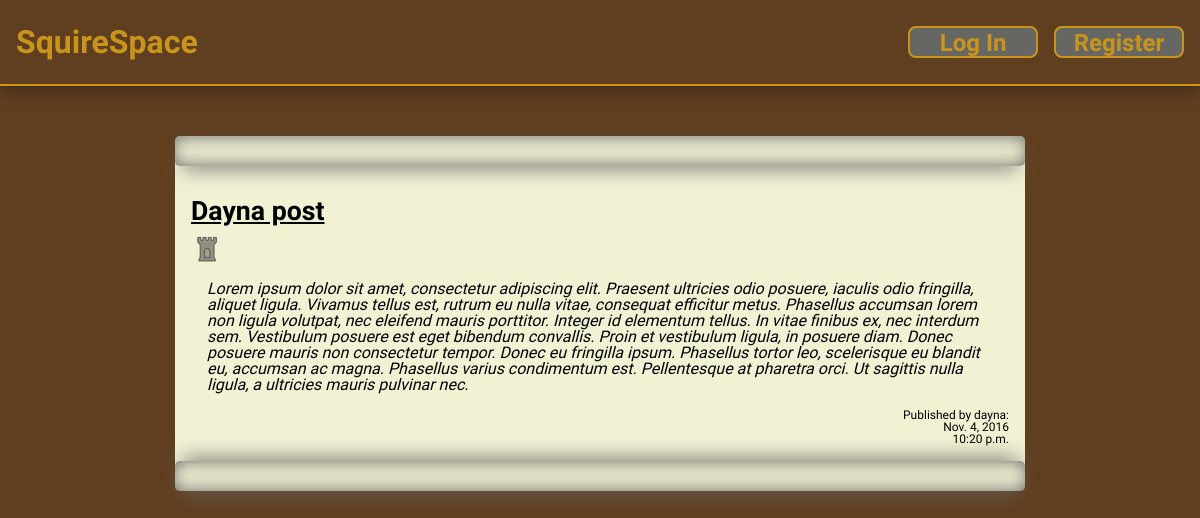
/post/38/, run on an earlier commit of the app's database.
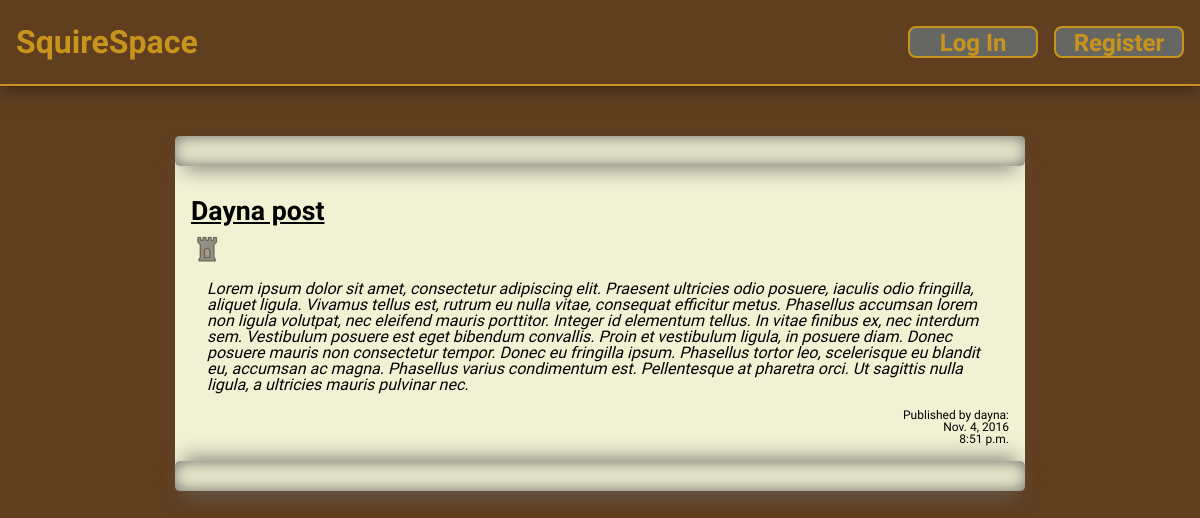
And on a later commit of the database.
### blog/models.py (models this page shows, shortened)
class Post(models.Model):
	author = models.ForeignKey('auth.User')
	title = models.CharField(max_length=200)
	text = models.TextField()
	created_date = models.DateTimeField(
		default=timezone.now)
	published_date = models.DateTimeField(
		blank = True, null = True)
	image = models.ImageField(upload_to='',default='default.png', blank=True)

### blog/views.py (the view)
# urls.py: url(r'^post/(?P<pk>\d+)/$', views.post_detail, name='post_detail'),
def post_detail(request, pk):
    post = get_object_or_404(Post, pk=pk)
    if request.method == "POST":
        form = CommentForm(request.POST)
        if form.is_valid():
            comment = form.save(commit=False)
            comment.post = post
            comment.author = request.user
            comment.save()
            return redirect('post_detail', pk=post.pk)
    else:
        form = CommentForm()
    return render(request, 'blog/post_with_comments.html', {'form': form,'post': post})

### blog/templates/blog/post_with_comments.html (shortened to what this page needs)
{% extends 'blog/base.html' %}
{% block content %}
{% load staticfiles %}
    <div class="post-page">
        <div class="post">
            <div class="post-roll post-header"></div>
            <div class="post-content">
            <h1 class="post-title">{{ post.title }}</h1>
            <img class="post-image image" src="/media/{{ post.image }}">
            <p class="post-text">{{ post.text|linebreaksbr }}</p>
            <p class="post-publish-info">Published by {{ post.author }}:</br>{{ post.published_date.date }}</br>{{ post.published_date.time }}</p>
        </div>
            <div class="post-roll post-footer"></div>
        </div>
    </div>
{% endblock %}

### blog/templates/blog/base.html (shortened to what this page needs)
<html>
{% load staticfiles %}
    <head>
        <link href="{% static "css/theme.css" %}" rel="stylesheet">
    </head>
    <body>
        <div class="header colour-theme-1">
            <a href="/" class="logo-link">
                <div class="colour-theme-1 logo-container">
                    <h1>SquireSpace</h1>
                </div>
            </a>
            {% if user.is_authenticated %}
            <a href="/logout"><button class="header-button button">Log Out</button></a>
            <a href="/friends"><button class="header-button button">Friends</button></a>
            {% else %}
            <form method="get" action="/reg">
                <button class="header-button button" type="submit">Register</button>
            </form>
            <a href="/login"><button class="header-button button">Log In</button></a>
            {% endif %}
        </div>
        <div class="content main-content">
            {% block content %}
            {% endblock %}
        </div>
    </body>
</html>

### blog/static/css/theme.css (style rules this page uses)
html, body, div, span, applet, object, iframe, h1, h2, h3, h4, h5, h6, p, blockquote, pre, a, abbr, acronym, address, big, cite, code, del, dfn, em, img, ins, kbd, q, s, samp, small, strike, strong, sub, sup, tt, var, b, u, i, center, dl, dt, dd, ol, ul, li, fieldset, form, label, legend, table, caption, tbody, tfoot, thead, tr, th, td, article, aside, canvas, details, embed, figure, figcaption, footer, header, hgroup, menu, nav, output, ruby, section, summary, time, mark, audio, video { margin: 0; padding: 0; border: 0; font-size: 100%; font: inherit; vertical-align: baseline; text-decoration: none; }
body { line-height: 1; }
input, button, submit, select { border:none;outline:none; }
body { font-family: MedievalSharp; background:var(--brown); --gold: #c8941c; --brown:#603f20; --grey: #666762; --light-brown: #8D6037; --tan: #F1F1D4; }
.button { background: var(--grey); color: var(--gold); border-color: var(--gold); border: 2px solid; border-radius: 8px; font-weight: bold; font-family: MedievalSharp; }
.colour-theme-1 { background: var(--brown); color: var(--gold); }
.header { position: fixed; top:0;left:0;right:0; padding:16px; height:52px; z-index: 1; border-bottom: 2px solid var(--gold); box-shadow:0px 0px 20px rgba(0,0,0,0.5); }
.logo-container { position: absolute; left:0;top:0;bottom:0; }
.logo-container h1 { font-size: 24pt; font-weight: bold; line-height: 64pt; padding-left: 16px; padding-right: 16px; }
.header-button { float: right; height:32px; width:130px; font-size: 18pt; margin-top:10px; margin-left:16px; }
.content { position: absolute; top:84px;left:0;right:0;bottom:0; padding-top: 16px; }
.post { margin: 36px auto; background: var(--tan); border-radius: 5px; }
.post-content { padding:16px; }
.post-roll { height:30px; border-radius: 5px; }
.post-header { box-shadow: inset 0 8px 20px -8px #696868, inset 0 -8px 20px -8px #696868, 0px 10px 20px -8px #696868; margin-bottom: 16px; }
.post-footer { box-shadow: inset 0 8px 20px -8px #696868, inset 0 -8px 20px -8px #696868, 0px -10px 20px -8px #696868, 0px 10px 20px -8px #696868; }
.post-page { margin: 0; }
.post-title { font-size: 20pt; font-weight: bold; margin-bottom: 8px; text-decoration: underline; }
.post-image { max-width: 300px; max-height: 300px; border-radius: 10px; }
.post-text { font-style: italic; word-wrap:break-word; max-width: 336px; margin: 16px; }
.post-publish-info { font-size: 12px; text-align: right; }
.post-page .post { width: 80%; max-width: 850px; }
.post-page .post-image { max-width: 100%; }
.post-page .post-text { max-width: 100%; }

What changed in the data, as far as the page shows it:
changed Post "Dayna post": published_date.time "10:20 p.m." → "8:51 p.m."
